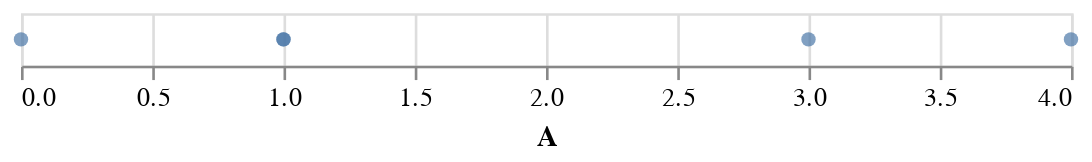

Write notebook code for a chart like this one.
### Code cell
alt.Chart(df).mark_circle().encode(
    x="A"
)

### Figure 1 — Vega-Lite specification as saved in the notebook (floating-point values rounded to 4 significant figures)
{"config": {"view": {"continuousWidth": 400, "continuousHeight": 300}}, "data": {"name": "data-723aa930385e7bf6186c41ae4ce09edb"}, "mark": "circle", "encoding": {"x": {"type": "quantitative", "field": "A"}}, "$schema": "https://vega.github.io/schema/vega-lite/v4.8.1.json", "datasets": {"data-723aa930385e7bf6186c41ae4ce09edb": [{"A": 0, "B": 5}, {"A": 1, "B": -2}, {"A": 1, "B": 6}, {"A": 3, "B": 20}, {"A": 4, "B": 2}]}}
